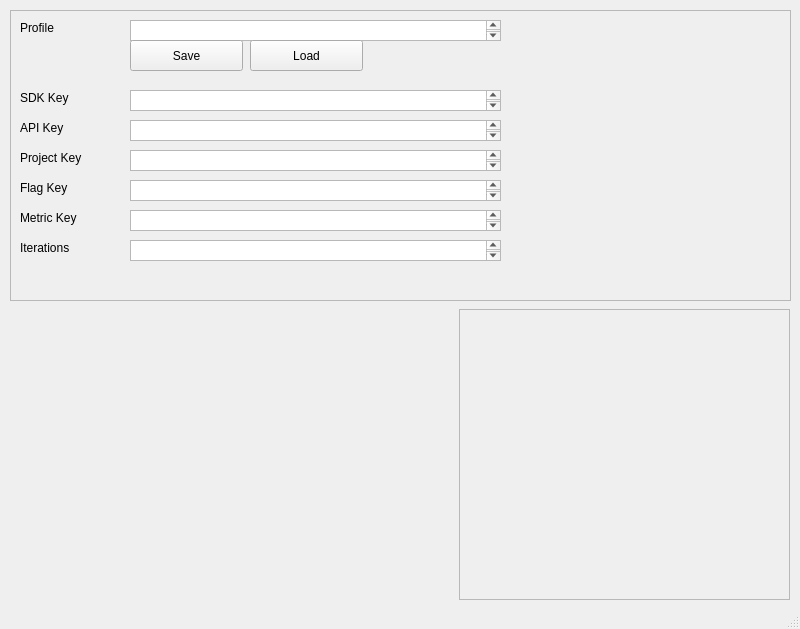
<?xml version="1.0" encoding="UTF-8"?>
<ui version="4.0">
 <class>MainWindow</class>
 <widget class="QMainWindow" name="MainWindow">
  <property name="geometry">
   <rect>
    <x>0</x>
    <y>0</y>
    <width>800</width>
    <height>629</height>
   </rect>
  </property>
  <property name="windowTitle">
   <string>MainWindow</string>
  </property>
  <widget class="QWidget" name="centralwidget">
   <widget class="QFrame" name="frame">
    <property name="geometry">
     <rect>
      <x>10</x>
      <y>10</y>
      <width>781</width>
      <height>291</height>
     </rect>
    </property>
    <property name="frameShape">
     <enum>QFrame::StyledPanel</enum>
    </property>
    <property name="frameShadow">
     <enum>QFrame::Raised</enum>
    </property>
    <widget class="QLabel" name="label">
     <property name="geometry">
      <rect>
       <x>10</x>
       <y>80</y>
       <width>60</width>
       <height>16</height>
      </rect>
     </property>
     <property name="text">
      <string>SDK Key</string>
     </property>
    </widget>
    <widget class="QLabel" name="label_3">
     <property name="geometry">
      <rect>
       <x>10</x>
       <y>110</y>
       <width>60</width>
       <height>16</height>
      </rect>
     </property>
     <property name="text">
      <string>API Key</string>
     </property>
    </widget>
    <widget class="QLabel" name="label_4">
     <property name="geometry">
      <rect>
       <x>10</x>
       <y>140</y>
       <width>71</width>
       <height>16</height>
      </rect>
     </property>
     <property name="text">
      <string>Project Key</string>
     </property>
    </widget>
    <widget class="QLabel" name="label_2">
     <property name="geometry">
      <rect>
       <x>10</x>
       <y>200</y>
       <width>71</width>
       <height>16</height>
      </rect>
     </property>
     <property name="text">
      <string>Metric Key</string>
     </property>
    </widget>
    <widget class="QLabel" name="label_5">
     <property name="geometry">
      <rect>
       <x>10</x>
       <y>230</y>
       <width>71</width>
       <height>16</height>
      </rect>
     </property>
     <property name="text">
      <string>Iterations</string>
     </property>
    </widget>
    <widget class="QPlainTextEdit" name="plainTextEdit">
     <property name="geometry">
      <rect>
       <x>120</x>
       <y>80</y>
       <width>371</width>
       <height>21</height>
      </rect>
     </property>
    </widget>
    <widget class="QPlainTextEdit" name="plainTextEdit_2">
     <property name="geometry">
      <rect>
       <x>120</x>
       <y>110</y>
       <width>371</width>
       <height>21</height>
      </rect>
     </property>
    </widget>
    <widget class="QPlainTextEdit" name="plainTextEdit_3">
     <property name="geometry">
      <rect>
       <x>120</x>
       <y>140</y>
       <width>371</width>
       <height>21</height>
      </rect>
     </property>
    </widget>
    <widget class="QPlainTextEdit" name="plainTextEdit_4">
     <property name="geometry">
      <rect>
       <x>120</x>
       <y>200</y>
       <width>371</width>
       <height>21</height>
      </rect>
     </property>
    </widget>
    <widget class="QPlainTextEdit" name="plainTextEdit_5">
     <property name="geometry">
      <rect>
       <x>120</x>
       <y>230</y>
       <width>371</width>
       <height>21</height>
      </rect>
     </property>
    </widget>
    <widget class="QLabel" name="label_6">
     <property name="geometry">
      <rect>
       <x>10</x>
       <y>10</y>
       <width>60</width>
       <height>16</height>
      </rect>
     </property>
     <property name="text">
      <string>Profile</string>
     </property>
    </widget>
    <widget class="QPlainTextEdit" name="plainTextEdit_6">
     <property name="geometry">
      <rect>
       <x>120</x>
       <y>10</y>
       <width>371</width>
       <height>21</height>
      </rect>
     </property>
    </widget>
    <widget class="QPushButton" name="pushButton">
     <property name="geometry">
      <rect>
       <x>120</x>
       <y>30</y>
       <width>113</width>
       <height>31</height>
      </rect>
     </property>
     <property name="text">
      <string>Save</string>
     </property>
    </widget>
    <widget class="QPushButton" name="pushButton_2">
     <property name="geometry">
      <rect>
       <x>240</x>
       <y>30</y>
       <width>113</width>
       <height>31</height>
      </rect>
     </property>
     <property name="text">
      <string>Load</string>
     </property>
    </widget>
    <widget class="QLabel" name="label_7">
     <property name="geometry">
      <rect>
       <x>10</x>
       <y>170</y>
       <width>71</width>
       <height>16</height>
      </rect>
     </property>
     <property name="text">
      <string>Flag Key</string>
     </property>
    </widget>
    <widget class="QPlainTextEdit" name="plainTextEdit_7">
     <property name="geometry">
      <rect>
       <x>120</x>
       <y>170</y>
       <width>371</width>
       <height>21</height>
      </rect>
     </property>
    </widget>
   </widget>
   <widget class="QWidget" name="widget" native="true">
    <property name="geometry">
     <rect>
      <x>459</x>
      <y>309</y>
      <width>331</width>
      <height>291</height>
     </rect>
    </property>
    <widget class="QFrame" name="frame_2">
     <property name="geometry">
      <rect>
       <x>0</x>
       <y>0</y>
       <width>331</width>
       <height>291</height>
      </rect>
     </property>
     <property name="frameShape">
      <enum>QFrame::StyledPanel</enum>
     </property>
     <property name="frameShadow">
      <enum>QFrame::Raised</enum>
     </property>
    </widget>
   </widget>
  </widget>
  <widget class="QStatusBar" name="statusbar"/>
 </widget>
 <resources/>
 <connections/>
</ui>
